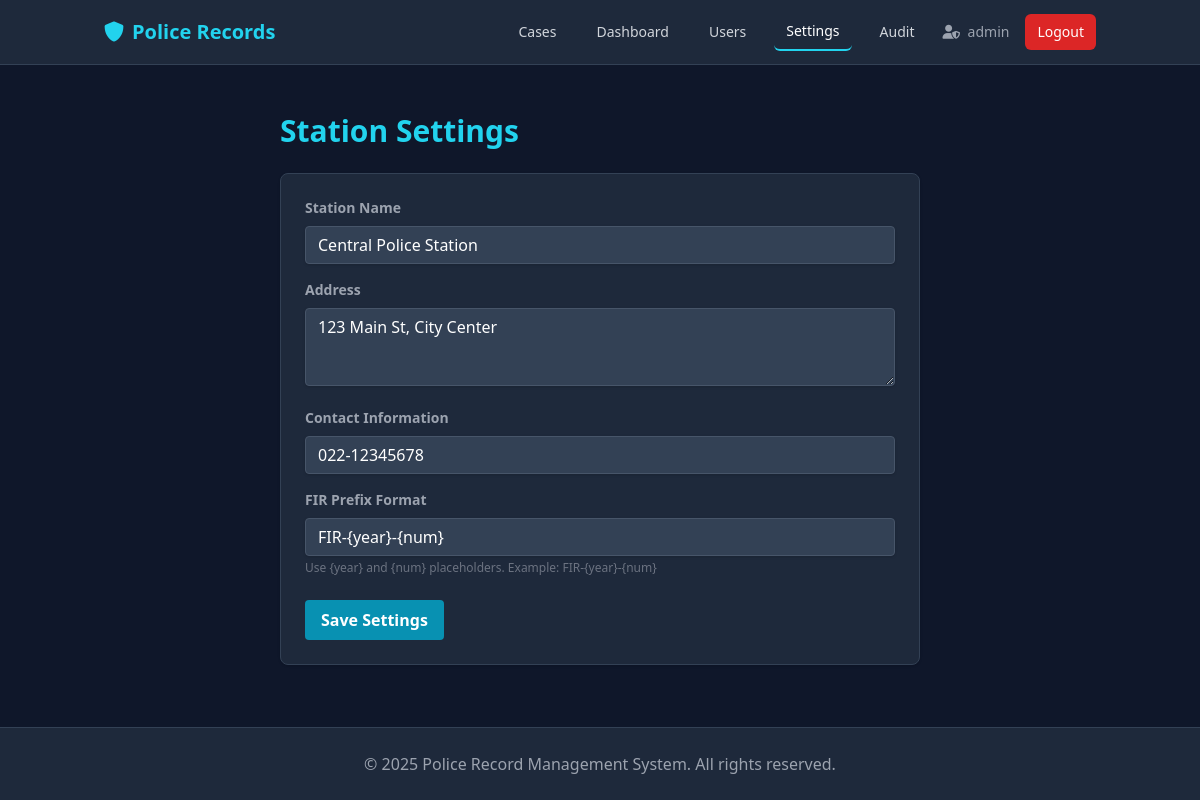
/admin/settings (signed in), run on the app's committed database.
### app/models.py (models this page shows, shortened)
class User(db.Model, UserMixin):
    id = db.Column(db.Integer, primary_key=True)
    station_id = db.Column(db.Integer, db.ForeignKey('station.id'), nullable=False)
    username = db.Column(db.String(80), unique=True, nullable=False)
    email = db.Column(db.String(120), unique=True, nullable=False)
    password_hash = db.Column(db.String(255), nullable=False)
    role = db.Column(db.String(50), nullable=False)
    full_name = db.Column(db.String(120), nullable=False)
    badge_number = db.Column(db.String(50))
    inspector_id = db.Column(db.Integer, db.ForeignKey('user.id'))
    is_active = db.Column(db.Boolean, default=True)
    created_at = db.Column(db.DateTime, default=datetime.utcnow)
    station = db.relationship('Station', backref='users')
    officers = db.relationship('User', backref=db.backref('inspector', remote_side=[id]), lazy=True)
    cases_reported = db.relationship('Case', foreign_keys='Case.created_by_id', backref='reporter', lazy=True)
    firs_filed = db.relationship('FIR', foreign_keys='FIR.filed_by_id', backref='filer', lazy=True)

class Station(db.Model):
    id = db.Column(db.Integer, primary_key=True)
    name = db.Column(db.String(100), nullable=False)
    address = db.Column(db.Text)
    contact_info = db.Column(db.String(100))
    fir_prefix_format = db.Column(db.String(50), default="FIR-{year}-{num}")
    settings = db.Column(db.Text) # JSON string for extra settings
    created_at = db.Column(db.DateTime, default=datetime.utcnow)

### app/admin/routes.py (the view, shortened to what this page needs)
@admin.route('/admin/settings', methods=['GET', 'POST'])
@login_required
@admin_required
def settings():
    station = Station.query.get(current_user.station_id)
    return render_template('admin/settings.html', station=station)

### app/admin/routes.py (called while the page is built)
def admin_required(f):
    @wraps(f)
    def decorated_function(*args, **kwargs):
        if not current_user.is_authenticated or current_user.role != 'admin':
            return render_template('403.html'), 403
        return f(*args, **kwargs)
    return decorated_function

### app/models.py (called while the page is built)
@login_manager.user_loader
def load_user(user_id):
    return User.query.get(int(user_id))

### app/templates/admin/settings.html (shortened to what this page needs)
{% extends "base.html" %}
{% block content %}
<div class="container mx-auto px-4 max-w-2xl">
    <h2 class="text-3xl font-bold text-cyan-400 mb-6">Station Settings</h2>
    <div class="bg-slate-800 rounded-lg shadow border border-slate-700 p-6">
        <form method="POST">
            <div class="mb-4">
                <label class="block text-gray-400 text-sm font-bold mb-2">Station Name</label>
                <input type="text" name="name" value="{{ station.name }}" required
                    class="shadow appearance-none border rounded w-full py-2 px-3 text-gray-700 leading-tight focus:outline-none focus:shadow-outline bg-slate-700 border-slate-600 text-white">
            </div>
            <div class="mb-4">
                <label class="block text-gray-400 text-sm font-bold mb-2">Address</label>
                <textarea name="address" rows="3"
                    class="shadow appearance-none border rounded w-full py-2 px-3 text-gray-700 leading-tight focus:outline-none focus:shadow-outline bg-slate-700 border-slate-600 text-white">{{ station.address }}</textarea>
            </div>
            <div class="mb-4">
                <label class="block text-gray-400 text-sm font-bold mb-2">Contact Information</label>
                <input type="text" name="contact_info" value="{{ station.contact_info }}"
                    class="shadow appearance-none border rounded w-full py-2 px-3 text-gray-700 leading-tight focus:outline-none focus:shadow-outline bg-slate-700 border-slate-600 text-white">
            </div>
            <div class="mb-6">
                <label class="block text-gray-400 text-sm font-bold mb-2">FIR Prefix Format</label>
                <input type="text" name="fir_prefix_format" value="{{ station.fir_prefix_format }}"
                    class="shadow appearance-none border rounded w-full py-2 px-3 text-gray-700 leading-tight focus:outline-none focus:shadow-outline bg-slate-700 border-slate-600 text-white">
                <p class="text-xs text-gray-500 mt-1">Use {year} and {num} placeholders. Example: FIR-{year}-{num}</p>
            </div>
            <div class="flex items-center justify-between">
                <button type="submit"
                    class="bg-cyan-600 hover:bg-cyan-700 text-white font-bold py-2 px-4 rounded focus:outline-none focus:shadow-outline">
                    Save Settings
                </button>
            </div>
        </form>
    </div>
</div>
{% endblock %}

### app/templates/base.html (shortened to what this page needs)
<!DOCTYPE html>
<html lang="en">
<head>
    <script src="https://cdn.tailwindcss.com"></script>
    <link href="https://cdnjs.cloudflare.com/ajax/libs/font-awesome/6.0.0/css/all.min.css" rel="stylesheet">
</head>
<body class="bg-slate-900 text-gray-100 min-h-screen flex flex-col">
    <nav class="bg-slate-800 border-b border-slate-700">
        <div class="container mx-auto px-4">
            <div class="flex justify-between items-center h-16">
                <a href="{{ url_for('main.index') }}" class="text-xl font-bold text-cyan-400">
                    <i class="fas fa-shield-alt mr-2"></i>Police Records
                </a>
                <div class="flex items-center space-x-4">
                    {% if current_user.is_authenticated %}
                    <a href="{{ url_for('cases.list_cases') }}"
                        class="text-gray-300 hover:text-white px-3 py-2 rounded-md text-sm font-medium {{ 'border-b-2 border-cyan-400 text-white' if 'cases' in request.endpoint }}">Cases</a>
                    {% if current_user.role == 'admin' %}
                    <a href="{{ url_for('dashboard.admin_dashboard') }}"
                        class="text-gray-300 hover:text-white px-3 py-2 rounded-md text-sm font-medium {{ 'border-b-2 border-cyan-400 text-white' if request.endpoint == 'dashboard.admin_dashboard' }}">Dashboard</a>
                    <a href="{{ url_for('admin.users') }}"
                        class="text-gray-300 hover:text-white px-3 py-2 rounded-md text-sm font-medium {{ 'border-b-2 border-cyan-400 text-white' if request.endpoint == 'admin.users' }}">Users</a>
                    <a href="{{ url_for('admin.settings') }}"
                        class="text-gray-300 hover:text-white px-3 py-2 rounded-md text-sm font-medium {{ 'border-b-2 border-cyan-400 text-white' if request.endpoint == 'admin.settings' }}">Settings</a>
                    <a href="{{ url_for('admin.audit_logs') }}"
                        class="text-gray-300 hover:text-white px-3 py-2 rounded-md text-sm font-medium {{ 'border-b-2 border-cyan-400 text-white' if request.endpoint == 'admin.audit_logs' }}">Audit</a>
                    {% endif %}
                    <span class="text-gray-400 text-sm ml-4 mr-2">
                        <i class="fas fa-user-shield mr-1"></i> {{ current_user.username }}
                    </span>
                    <a href="{{ url_for('auth.logout') }}"
                        class="bg-red-600 hover:bg-red-700 text-white px-3 py-2 rounded-md text-sm font-medium ml-2">Logout</a>
                    {% else %}
                    <a href="{{ url_for('auth.login') }}" class="text-gray-300 hover:text-white">Login</a>
                    <a href="{{ url_for('auth.register') }}"
                        class="bg-cyan-600 hover:bg-cyan-700 text-white px-4 py-2 rounded">Register</a>
                    {% endif %}
                </div>
            </div>
        </div>
    </nav>
    <main class="flex-grow container mx-auto px-4 py-8">
        {% block content %}{% endblock %}
    </main>
    <footer class="bg-slate-800 border-t border-slate-700 py-6 mt-auto">
        <div class="container mx-auto px-4 text-center text-gray-400">
            <p>&copy; {{ now.year if now else 2025 }} Police Record Management System. All rights reserved.</p>
        </div>
    </footer>
</body>
</html>

### data on the page
User: username "admin"
Station: name "Central Police Station", address "123 Main St, City Center", contact_info "022-12345678", fir_prefix_format "FIR-{year}-{num}"

### other printed values
{{ now.year if now else 2025 }} "2025"
